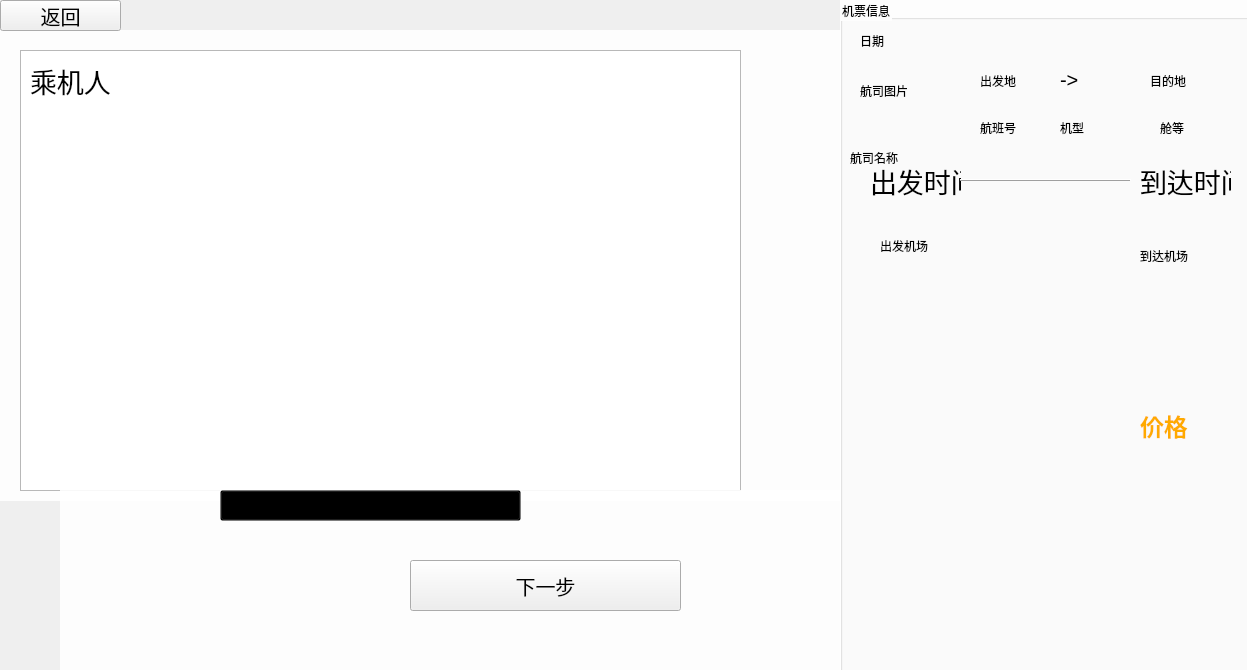
<?xml version="1.0" encoding="UTF-8"?>
<ui version="4.0">
 <class>pay_window</class>
 <widget class="QWidget" name="pay_window">
  <property name="geometry">
   <rect>
    <x>0</x>
    <y>0</y>
    <width>1247</width>
    <height>670</height>
   </rect>
  </property>
  <property name="windowTitle">
   <string>Form</string>
  </property>
  <property name="styleSheet">
   <string notr="true">/* 只对主窗口应用背景图 */
QWidget#pay_window {  /* 或使用你的主窗口对象名 */
    background-image: url(&quot;://bcgrd.jpg&quot;);
    background-position: center;
    background-repeat: no-repeat;
    background-size: cover;
}

/* 为其他控件设置独立的背景 */
QStackedWidget, QGroupBox {
    background-color: white;  /* 或其他颜色 */
    /* 可以设置透明度 */
    background-color: rgba(255, 255, 255, 0.9);
}
</string>
  </property>
  <widget class="QGroupBox" name="groupBox">
   <property name="geometry">
    <rect>
     <x>840</x>
     <y>0</y>
     <width>411</width>
     <height>691</height>
    </rect>
   </property>
   <property name="font">
    <font>
     <pointsize>9</pointsize>
    </font>
   </property>
   <property name="title">
    <string>机票信息</string>
   </property>
   <widget class="QLabel" name="lbl_date">
    <property name="geometry">
     <rect>
      <x>20</x>
      <y>30</y>
      <width>71</width>
      <height>21</height>
     </rect>
    </property>
    <property name="text">
     <string>日期</string>
    </property>
   </widget>
   <widget class="QLabel" name="lbl_depar">
    <property name="geometry">
     <rect>
      <x>140</x>
      <y>70</y>
      <width>51</width>
      <height>21</height>
     </rect>
    </property>
    <property name="text">
     <string>出发地</string>
    </property>
   </widget>
   <widget class="QLabel" name="lbl_des">
    <property name="geometry">
     <rect>
      <x>310</x>
      <y>70</y>
      <width>51</width>
      <height>21</height>
     </rect>
    </property>
    <property name="text">
     <string>目的地</string>
    </property>
   </widget>
   <widget class="QLabel" name="lbl_compName">
    <property name="geometry">
     <rect>
      <x>10</x>
      <y>150</y>
      <width>81</width>
      <height>16</height>
     </rect>
    </property>
    <property name="text">
     <string>航司名称</string>
    </property>
   </widget>
   <widget class="QLabel" name="lbl_flightNo">
    <property name="geometry">
     <rect>
      <x>140</x>
      <y>120</y>
      <width>51</width>
      <height>16</height>
     </rect>
    </property>
    <property name="text">
     <string>航班号</string>
    </property>
   </widget>
   <widget class="QLabel" name="lbl_flightCate">
    <property name="geometry">
     <rect>
      <x>220</x>
      <y>120</y>
      <width>51</width>
      <height>16</height>
     </rect>
    </property>
    <property name="text">
     <string>机型</string>
    </property>
   </widget>
   <widget class="QLabel" name="lbl_seatCate">
    <property name="geometry">
     <rect>
      <x>320</x>
      <y>120</y>
      <width>51</width>
      <height>16</height>
     </rect>
    </property>
    <property name="text">
     <string>舱等</string>
    </property>
   </widget>
   <widget class="QLabel" name="lbl_deparTime">
    <property name="geometry">
     <rect>
      <x>30</x>
      <y>160</y>
      <width>91</width>
      <height>41</height>
     </rect>
    </property>
    <property name="font">
     <font>
      <pointsize>20</pointsize>
     </font>
    </property>
    <property name="text">
     <string>出发时间</string>
    </property>
   </widget>
   <widget class="QLabel" name="lbl_arrivalTime">
    <property name="geometry">
     <rect>
      <x>300</x>
      <y>160</y>
      <width>91</width>
      <height>41</height>
     </rect>
    </property>
    <property name="font">
     <font>
      <pointsize>20</pointsize>
     </font>
    </property>
    <property name="text">
     <string>到达时间</string>
    </property>
   </widget>
   <widget class="QLabel" name="lbl_deparAirport">
    <property name="geometry">
     <rect>
      <x>40</x>
      <y>230</y>
      <width>91</width>
      <height>31</height>
     </rect>
    </property>
    <property name="font">
     <font>
      <pointsize>9</pointsize>
     </font>
    </property>
    <property name="text">
     <string>出发机场</string>
    </property>
   </widget>
   <widget class="QLabel" name="lbl_arrivalAirport">
    <property name="geometry">
     <rect>
      <x>300</x>
      <y>240</y>
      <width>91</width>
      <height>31</height>
     </rect>
    </property>
    <property name="font">
     <font>
      <pointsize>9</pointsize>
     </font>
    </property>
    <property name="text">
     <string>到达机场</string>
    </property>
   </widget>
   <widget class="QLabel" name="lbl_compPic">
    <property name="geometry">
     <rect>
      <x>20</x>
      <y>50</y>
      <width>91</width>
      <height>81</height>
     </rect>
    </property>
    <property name="text">
     <string>航司图片</string>
    </property>
   </widget>
   <widget class="QFrame" name="frame">
    <property name="geometry">
     <rect>
      <x>120</x>
      <y>170</y>
      <width>171</width>
      <height>21</height>
     </rect>
    </property>
    <property name="frameShape">
     <enum>QFrame::HLine</enum>
    </property>
    <property name="frameShadow">
     <enum>QFrame::Raised</enum>
    </property>
   </widget>
   <widget class="QLabel" name="label_2">
    <property name="geometry">
     <rect>
      <x>220</x>
      <y>70</y>
      <width>31</width>
      <height>20</height>
     </rect>
    </property>
    <property name="font">
     <font>
      <pointsize>15</pointsize>
     </font>
    </property>
    <property name="text">
     <string>-&gt;</string>
    </property>
   </widget>
   <widget class="QLabel" name="lbl_price">
    <property name="geometry">
     <rect>
      <x>300</x>
      <y>390</y>
      <width>111</width>
      <height>71</height>
     </rect>
    </property>
    <property name="styleSheet">
     <string notr="true">QLabel {
    color: rgb(255, 170, 0);  /* 这是一种鲜亮的蓝色，可以根据需要调整颜色的具体数值 */
    font-size: 24px;  /* 字体大小，根据图片调整 */
    font-family: &quot;Segoe UI&quot;;  /* Windows 常用字体，可以换成其他的，如 'Arial' */
    font-weight: bold;  /* 加粗字体 */
	background-color:transparent;
}
</string>
    </property>
    <property name="text">
     <string>价格</string>
    </property>
   </widget>
  </widget>
  <widget class="QStackedWidget" name="stackedWidget">
   <property name="geometry">
    <rect>
     <x>60</x>
     <y>490</y>
     <width>781</width>
     <height>181</height>
    </rect>
   </property>
   <property name="styleSheet">
    <string notr="true">QStackedWidget, QStackedWidget &gt; * {
    background-color: transparent;
}
</string>
   </property>
   <property name="currentIndex">
    <number>0</number>
   </property>
   <widget class="QWidget" name="page">
    <widget class="QPushButton" name="pushButton">
     <property name="geometry">
      <rect>
       <x>160</x>
       <y>0</y>
       <width>301</width>
       <height>31</height>
      </rect>
     </property>
     <property name="font">
      <font>
       <pointsize>16</pointsize>
      </font>
     </property>
     <property name="cursor">
      <cursorShape>PointingHandCursor</cursorShape>
     </property>
     <property name="styleSheet">
      <string notr="true">QPushButton {
    background-color: transparent;
    color: black; /* 默认字体颜色 */
}

QPushButton:hover {
    color: rgb(0, 170, 255); /* 悬浮时的字体颜色 */
}
</string>
     </property>
     <property name="text">
      <string>增加乘机人</string>
     </property>
    </widget>
    <widget class="QPushButton" name="pushButton_2">
     <property name="geometry">
      <rect>
       <x>350</x>
       <y>70</y>
       <width>271</width>
       <height>51</height>
      </rect>
     </property>
     <property name="font">
      <font>
       <pointsize>15</pointsize>
      </font>
     </property>
     <property name="cursor">
      <cursorShape>PointingHandCursor</cursorShape>
     </property>
     <property name="text">
      <string>下一步</string>
     </property>
    </widget>
   </widget>
   <widget class="QWidget" name="page_2">
    <widget class="QPushButton" name="pushButton_8">
     <property name="geometry">
      <rect>
       <x>360</x>
       <y>70</y>
       <width>281</width>
       <height>51</height>
      </rect>
     </property>
     <property name="font">
      <font>
       <pointsize>15</pointsize>
      </font>
     </property>
     <property name="cursor">
      <cursorShape>PointingHandCursor</cursorShape>
     </property>
     <property name="styleSheet">
      <string notr="true">QPushButton {
    background-color:rgb(255, 170, 0);
    border-radius: 15px; /* 设置圆角的大小 */
    color: white; /* 设置字体颜色为白色以增强可读性 */
}
</string>
     </property>
     <property name="text">
      <string>去支付</string>
     </property>
    </widget>
   </widget>
   <widget class="QWidget" name="page_6">
    <widget class="QPushButton" name="pushButton_3">
     <property name="geometry">
      <rect>
       <x>390</x>
       <y>50</y>
       <width>221</width>
       <height>61</height>
      </rect>
     </property>
     <property name="font">
      <font>
       <pointsize>15</pointsize>
      </font>
     </property>
     <property name="cursor">
      <cursorShape>PointingHandCursor</cursorShape>
     </property>
     <property name="styleSheet">
      <string notr="true">QPushButton {
    background-color:rgb(255, 170, 0);
    border-radius: 15px; /* 设置圆角的大小 */
    color: white; /* 设置字体颜色为白色以增强可读性 */
}
</string>
     </property>
     <property name="text">
      <string>已支付</string>
     </property>
    </widget>
   </widget>
  </widget>
  <widget class="QStackedWidget" name="stackedWidget_2">
   <property name="geometry">
    <rect>
     <x>0</x>
     <y>30</y>
     <width>841</width>
     <height>471</height>
    </rect>
   </property>
   <property name="styleSheet">
    <string notr="true">QStackedWidget, QStackedWidget &gt; * {
    background-color: transparent;
}
</string>
   </property>
   <property name="currentIndex">
    <number>0</number>
   </property>
   <widget class="QWidget" name="page_3">
    <widget class="QLabel" name="label">
     <property name="geometry">
      <rect>
       <x>30</x>
       <y>30</y>
       <width>91</width>
       <height>41</height>
      </rect>
     </property>
     <property name="font">
      <font>
       <pointsize>20</pointsize>
      </font>
     </property>
     <property name="text">
      <string>乘机人</string>
     </property>
    </widget>
    <widget class="QListWidget" name="listWidget">
     <property name="geometry">
      <rect>
       <x>20</x>
       <y>20</y>
       <width>721</width>
       <height>441</height>
      </rect>
     </property>
    </widget>
    <zorder>listWidget</zorder>
    <zorder>label</zorder>
   </widget>
   <widget class="QWidget" name="page_4">
    <widget class="QLabel" name="label_3">
     <property name="geometry">
      <rect>
       <x>50</x>
       <y>20</y>
       <width>591</width>
       <height>431</height>
      </rect>
     </property>
     <property name="text">
      <string/>
     </property>
     <property name="pixmap">
      <pixmap resource="images.qrc">:/insurance.png</pixmap>
     </property>
     <property name="scaledContents">
      <bool>true</bool>
     </property>
    </widget>
    <widget class="QPushButton" name="btn_2">
     <property name="geometry">
      <rect>
       <x>530</x>
       <y>220</y>
       <width>81</width>
       <height>31</height>
      </rect>
     </property>
     <property name="styleSheet">
      <string notr="true">QPushButton {
    background-color: rgb(0, 170, 255);
    border-radius: 15px; /* 设置圆角的大小 */
    color: white; /* 设置字体颜色为白色以增强可读性 */
}
</string>
     </property>
     <property name="text">
      <string>添加保障</string>
     </property>
    </widget>
    <widget class="QPushButton" name="btn_3">
     <property name="geometry">
      <rect>
       <x>530</x>
       <y>300</y>
       <width>81</width>
       <height>31</height>
      </rect>
     </property>
     <property name="styleSheet">
      <string notr="true">QPushButton {
    background-color:rgb(0, 170, 255);
    border-radius: 15px; /* 设置圆角的大小 */
    color: white; /* 设置字体颜色为白色以增强可读性 */
}
</string>
     </property>
     <property name="text">
      <string>添加保障</string>
     </property>
    </widget>
    <widget class="QPushButton" name="pushButton_6">
     <property name="geometry">
      <rect>
       <x>510</x>
       <y>90</y>
       <width>101</width>
       <height>41</height>
      </rect>
     </property>
     <property name="styleSheet">
      <string notr="true">QPushButton {
   border:none;
background-color:white;
}
</string>
     </property>
     <property name="text">
      <string/>
     </property>
    </widget>
    <widget class="QPushButton" name="pushButton_7">
     <property name="geometry">
      <rect>
       <x>50</x>
       <y>410</y>
       <width>591</width>
       <height>41</height>
      </rect>
     </property>
     <property name="styleSheet">
      <string notr="true">QPushButton {
   border:none;
background-color:lightgray;
}
</string>
     </property>
     <property name="text">
      <string/>
     </property>
    </widget>
    <widget class="QPushButton" name="btn_1">
     <property name="geometry">
      <rect>
       <x>530</x>
       <y>140</y>
       <width>81</width>
       <height>31</height>
      </rect>
     </property>
     <property name="styleSheet">
      <string notr="true">QPushButton {
    background-color: rgb(0, 170, 255);
    border-radius: 15px; /* 设置圆角的大小 */
    color: white; /* 设置字体颜色为白色以增强可读性 */
}
</string>
     </property>
     <property name="text">
      <string>添加保障</string>
     </property>
    </widget>
    <widget class="QPushButton" name="btn_f1">
     <property name="geometry">
      <rect>
       <x>530</x>
       <y>140</y>
       <width>81</width>
       <height>31</height>
      </rect>
     </property>
     <property name="styleSheet">
      <string notr="true">QPushButton {
    background-color: rgb(0, 170, 255);
    border-radius: 15px; /* 设置圆角的大小 */
    color: white; /* 设置字体颜色为白色以增强可读性 */
}
</string>
     </property>
     <property name="text">
      <string>已添加</string>
     </property>
    </widget>
    <widget class="QPushButton" name="btn_f2">
     <property name="geometry">
      <rect>
       <x>530</x>
       <y>220</y>
       <width>81</width>
       <height>31</height>
      </rect>
     </property>
     <property name="styleSheet">
      <string notr="true">QPushButton {
    background-color: rgb(0, 170, 255);
    border-radius: 15px; /* 设置圆角的大小 */
    color: white; /* 设置字体颜色为白色以增强可读性 */
}
</string>
     </property>
     <property name="text">
      <string>已添加</string>
     </property>
    </widget>
    <widget class="QPushButton" name="btn_f3">
     <property name="geometry">
      <rect>
       <x>530</x>
       <y>300</y>
       <width>81</width>
       <height>31</height>
      </rect>
     </property>
     <property name="styleSheet">
      <string notr="true">QPushButton {
    background-color: rgb(0, 170, 255);
    border-radius: 15px; /* 设置圆角的大小 */
    color: white; /* 设置字体颜色为白色以增强可读性 */
}
</string>
     </property>
     <property name="text">
      <string>已添加</string>
     </property>
    </widget>
   </widget>
   <widget class="QWidget" name="page_5">
    <widget class="QLabel" name="label_4">
     <property name="geometry">
      <rect>
       <x>220</x>
       <y>81</y>
       <width>301</width>
       <height>261</height>
      </rect>
     </property>
     <property name="text">
      <string/>
     </property>
     <property name="pixmap">
      <pixmap resource="images.qrc">:/QRcode.png</pixmap>
     </property>
     <property name="scaledContents">
      <bool>true</bool>
     </property>
    </widget>
   </widget>
  </widget>
  <widget class="QPushButton" name="pushButton_4">
   <property name="geometry">
    <rect>
     <x>0</x>
     <y>0</y>
     <width>121</width>
     <height>31</height>
    </rect>
   </property>
   <property name="font">
    <font>
     <pointsize>15</pointsize>
    </font>
   </property>
   <property name="text">
    <string>返回</string>
   </property>
  </widget>
  <widget class="QLabel" name="label_5">
   <property name="geometry">
    <rect>
     <x>-1</x>
     <y>-1</y>
     <width>1601</width>
     <height>1001</height>
    </rect>
   </property>
   <property name="text">
    <string/>
   </property>
  </widget>
  <zorder>label_5</zorder>
  <zorder>groupBox</zorder>
  <zorder>stackedWidget_2</zorder>
  <zorder>stackedWidget</zorder>
  <zorder>pushButton_4</zorder>
 </widget>
 <resources>
  <include location="images.qrc"/>
 </resources>
 <connections/>
</ui>
